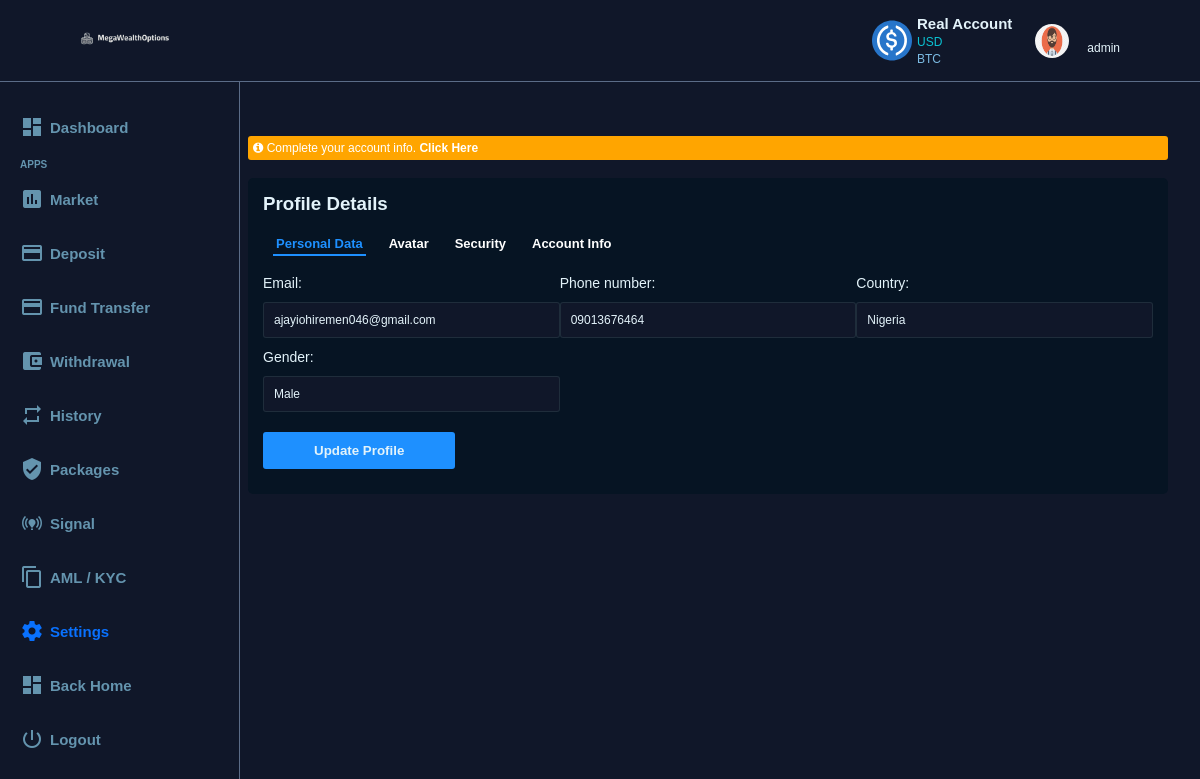
/settings/ (signed in), run on the app's committed database.
### broker/models.py (models this page shows, shortened)
class Profile (models.Model):
    user = models.OneToOneField (User, null = True, blank = True, on_delete = models.CASCADE)
    name = models.CharField (max_length = 200,  null = True)
    profile_pic = models.ImageField (default = "avater.png", null = True, blank = True)

class Customer (models.Model):
    user = models.OneToOneField (User, null = True, blank = True, on_delete = models.CASCADE)
    name = models.CharField (max_length = 200,  null = True)
    email = models.CharField (max_length = 200, null = True)
    phone_number = models.CharField (max_length = 200, null = True)
    country = models.CharField (max_length = 200, null = True)
    gender = models.CharField (max_length = 200, null = True)

### broker/views.py (the view)
@login_required (login_url = "login")
def settings(request):
    customer = request.user.customer
    form = CustomerForm (instance = customer)
    if request.method == 'POST':
        form = CustomerForm (request.POST, request.FILES, instance = customer)
        if form.is_valid ():
            form.save ()
    context = {'form': form}
    return render (request, "broker/settings.html", context)

### broker/forms.py
class CustomerForm (ModelForm):
    class Meta:
        model = Customer
        fields = '__all__'
        exclude = ['user', 'name']

### broker/templates/broker/settings.html (shortened to what this page needs)
<!DOCTYPE html>
{% load static %}
{%  block content %}
<html lang="en">
<head>
    <link rel="stylesheet" href="{% static 'css/font-awesome.min.css' %}">
    <link rel="stylesheet" href="{% static 'css/dashboard.css' %}">
    <link rel="stylesheet" href="{% static 'css/jquery-select7.css' %}">
</head>
<body>
    <nav>
        <article>
            <ul>
                <li><img src="{% static 'images/maillertag1678691629.png' %}" width="130px"></li>
                <li style="display: flex; justify-content: space-between; align-items: center;">
                    <article style="display: flex; padding: 5px;">
                        <img src="{% static 'images/dollar-sign.svg' %}" width="40px" style="margin-right: 5px;">
                        <div style="font-size: 15px;">
                            <b style='color: var(--text-color)'>Real Account</b><br>
                            <span style="font-size: 12px; color: #0BC2D2;">{{request.user.deposit.usd}} USD</span><br>
                            <span style="font-size: 12px; color: #7CBBE3;"> BTC <br>
                        </div>
                    </article>
                    <article style="margin: 0 10px;" id='dropdown-btn'>
                        <div style="display: flex; justify-content: space-between; align-items: center;">
                            <button style='overflow:hidden; width: 50px; height: 50px; border: 1px solid transparent'><img src="{{request.user.profile.profile_pic.url}}" width="100%" height='100%' style='border-radius: 50%'></button>
                            <span style="font-size: 12px; margin: 0 10px;">
                                <br>
                                <span style="color: var(--text-color);">{{user.username}}</span>
                            </span>
                        </div>
                    </article>
                </li>
            </ul>
        </article>
    </nav>
    <br><br>
    <br><br>
    <div class="side-panel-left" style="padding: 10px;">
        <ul>
<br>
<a href="{% url 'dashboard' %}"><li class=""><i class="material-icons">dashboard</i> Dashboard</li></a>
<span style="font-size: 10px; font-weight: bold; padding: 0 10px; color: #6494AE;">APPS</span>
<a href="{% url 'market' %}"><li class=""><i class="material-icons">insert_chart</i> Market</li></a>
<a href="{% url 'deposit' %}"><li class=""><i class="material-icons"> credit_card</i> Deposit</li></a>
<a href="{% url 'fund-transfer' %}"><li class=""><i class="material-icons"> credit_card</i> Fund Transfer</li></a>
<a href="{% url 'withdrawal' %}"><li class=""><i class="material-icons">account_balance_wallet</i> Withdrawal </li></a>
<a href="{% url 'trade-history' %}"><li class=""><i class="material-icons">repeat</i> History </li></a>
<a href="{% url 'crypto' %}"><li class=""><i class="material-icons">verified_user</i> Packages</li></a>
<a href="{% url 'signal' %}"><li class=""><i class="material-icons">online_prediction</i> Signal</li></a>
<a href="{% url 'kyc' %}"><li class=""><i class="material-icons">content_copy</i> AML / KYC</li></a>
<a href="{% url 'settings' %}"><li class="active"><i class="material-icons">settings</i> Settings</li></a>
 <a href="{% url 'dashboard' %}"><li class=""><i class="material-icons">dashboard</i> Back Home</li></a>
<a href="{% url 'logout' %}"><li><i class="material-icons">power_settings_new</i> Logout</li></a>
    </ul>
        <br><br><br><br><br><br>
    </div>
    <div class="fixed-width"><br><br><br>
    <div style='padding: 5px; background: orange; font-size: 12px; border-radius: 3px;'><i class='fa fa-info-circle'></i> Complete your account info. <a href="{% url 'withdrawal-info' %}" style='color: white'><b>Click Here</b></a></div><br>
 <div class="container">
        <h3>Profile Details</h3><br>
        <ul id='item-list'>
            <a href="{% url 'settings' %}"><li class='active-list'>Personal Data</li></a>
            <a href="{% url 'change-avatar' %}"><li>Avatar</li></a>
            <a href="{% url 'change-password' %}"><li>Security</li></a>
            <a href="{% url 'withdrawal-info' %}"><li>Account Info</li></a>
        </ul><br>
                <form action="" method="POST">
            <div class="input-grid">
                {{form.as_p}}
            </div>
        <button type='submit' name='submit'>Update Profile</button>
        </form>
       </div>
 </div>
 <br><br><br>
</body>
{%  endblock content %}
</html>

### static/css/dashboard.css (style rules this page uses)
* { margin: 0; padding: 0; box-sizing: border-box; font-family: sans-serif; outline: 2px solid transparent; }
:root { --primary: #101729; --primary-two: #162133; --active: #0971fe; --hover: #2d424d86; --dark: #020818; --text: #6494AE; --dark-blue: #031422c5; --text-color: #e3f3fa; --drop-down: #020818; --modal: #031422; }
ul { list-style-type: none; }
a { text-decoration: none; }
html { scroll-behavior: smooth; background: var(--primary); color: white; }
nav { background: var(--primary); position: fixed; top: 0; left: 0; width: 100%; z-index: 999; border-bottom: 1px solid #bbd8ff70; }
nav ul { display: flex; justify-content: space-between; align-items: center; padding: 10px 5%; }
nav ul li button { padding: 7px; background: transparent; border-radius: 5px; border: 2px solid #09a54f; color: #0fec73; }
nav article:nth-child(2) { display: none; }
.side-panel-left { width: 250px; border-right: 1px solid #bbd8ff70; position: fixed; overflow-y: scroll; height: 100%; display: none; z-index: 2; background-color: var(--primary); }
.side-panel-left ul li { color: var(--text); padding: 15px 10px; display: flex; align-items: center; font-weight: bold; font-size: 15px; }
.side-panel-left ul li i { margin-right: 6px; }
.active { color: var(--active) !important; }
.fixed-width { padding: 10px 20px; border-radius: 5px; }
@media screen and (min-width: 768px) { .fixed-width { width: 68%; margin: 0 1%; } }
@media screen and (min-width: 1200px) { .fixed-width { width: 60%; transform: translateX(-50%); margin: 0 50%; } }
@media screen and (min-width: 1200px) { .side-panel-left { width: 20%; display: block; } }
@media screen and (min-width: 1200px) { nav article:nth-child(2) { display: block; } }
@media screen and (min-width: 1200px) { nav article:nth-child(1) { display: none; } }

### broker/templates/broker/settings.html (style rules this page uses)
.container { padding: 15px; background: var(--dark-blue); border-radius: 5px; color: var(--text-color); }
.container button { padding: 10px 50px; border: 1px solid transparent; background: dodgerblue; color: var(--text-color); margin: 10px 0; border-radius: 3px; font-weight: bold; }
form input, form select { padding: 10px; border-radius: 3px; border: 1px solid var(--hover); display: block; width: 100%; background: var(--primary); color: var(--text-color); margin: 10px 0; font-size: 12px; }
form label { margin: 20px 0; font-size: 14px; color: var(--text-color); }
form button { background: dodgerblue; padding: 9px 15px; display: flex; align-items: center; color: white; border: 1px solid dodgerblue; border-radius: 3px; margin: 5px 0; }
#item-list { display: flex; font-weight: bold; }
#item-list li { margin: 0 10px; padding: 3px; font-size: 13px; color: white; text-decoration: none; }
#item-list .active-list { color: dodgerblue; border-bottom: 2px solid dodgerblue; }
@media screen and (min-width: 768px) { .input-grid { display: grid; grid-template-columns: 1fr 1fr; } }
@media screen and (min-width: 768px) { .input-grid:nth-child(2), .input-grid:nth-child(3) { display: grid; grid-template-columns: 1fr 1fr 1fr; } }
@media screen and (min-width: 768px) { .fixed-width { width: 100%; margin: 0 0%; } }
@media screen and (min-width: 1200px) { .fixed-width { width: 80%; transform: translateX(5%); margin: 0 15%; } }
@media screen and (min-width: 1200px) { .side-panel-left { width: 20%; display: block; } }

### data on the page
Customer: email "ajayiohiremen046@gmail.com", phone_number "09013676464", country "Nigeria", gender "Male"

### other printed values
{{ user.username }} "admin"
